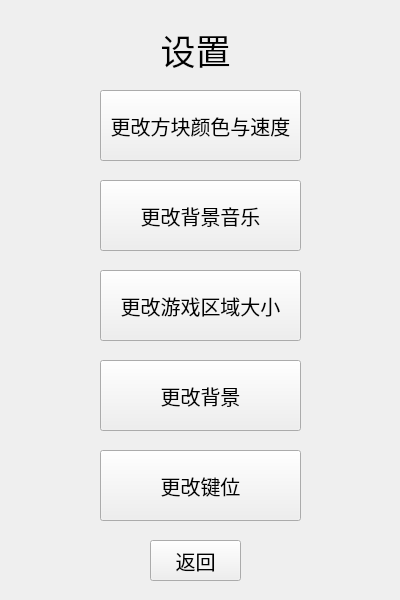
<?xml version="1.0" encoding="UTF-8"?>
<ui version="4.0">
 <class>Setting</class>
 <widget class="QWidget" name="Setting">
  <property name="geometry">
   <rect>
    <x>0</x>
    <y>0</y>
    <width>400</width>
    <height>600</height>
   </rect>
  </property>
  <property name="windowTitle">
   <string>Form</string>
  </property>
  <widget class="QLabel" name="label">
   <property name="geometry">
    <rect>
     <x>120</x>
     <y>20</y>
     <width>151</width>
     <height>61</height>
    </rect>
   </property>
   <property name="font">
    <font>
     <bold>false</bold>
    </font>
   </property>
   <property name="text">
    <string>&lt;html&gt;&lt;head/&gt;&lt;body&gt;&lt;p align=&quot;center&quot;&gt;&lt;span style=&quot; font-size:26pt;&quot;&gt;设置&lt;/span&gt;&lt;/p&gt;&lt;/body&gt;&lt;/html&gt;</string>
   </property>
  </widget>
  <widget class="QPushButton" name="changecolor">
   <property name="geometry">
    <rect>
     <x>100</x>
     <y>90</y>
     <width>201</width>
     <height>71</height>
    </rect>
   </property>
   <property name="font">
    <font>
     <pointsize>15</pointsize>
    </font>
   </property>
   <property name="text">
    <string>更改方块颜色与速度</string>
   </property>
  </widget>
  <widget class="QPushButton" name="changebgm">
   <property name="geometry">
    <rect>
     <x>100</x>
     <y>180</y>
     <width>201</width>
     <height>71</height>
    </rect>
   </property>
   <property name="font">
    <font>
     <pointsize>15</pointsize>
    </font>
   </property>
   <property name="text">
    <string>更改背景音乐</string>
   </property>
  </widget>
  <widget class="QPushButton" name="changeboard">
   <property name="geometry">
    <rect>
     <x>100</x>
     <y>270</y>
     <width>201</width>
     <height>71</height>
    </rect>
   </property>
   <property name="font">
    <font>
     <pointsize>15</pointsize>
    </font>
   </property>
   <property name="text">
    <string>更改游戏区域大小</string>
   </property>
  </widget>
  <widget class="QPushButton" name="changeback">
   <property name="geometry">
    <rect>
     <x>100</x>
     <y>360</y>
     <width>201</width>
     <height>71</height>
    </rect>
   </property>
   <property name="font">
    <font>
     <pointsize>15</pointsize>
    </font>
   </property>
   <property name="text">
    <string>更改背景</string>
   </property>
  </widget>
  <widget class="QPushButton" name="pushButton">
   <property name="geometry">
    <rect>
     <x>150</x>
     <y>540</y>
     <width>91</width>
     <height>41</height>
    </rect>
   </property>
   <property name="font">
    <font>
     <pointsize>15</pointsize>
    </font>
   </property>
   <property name="text">
    <string>返回</string>
   </property>
  </widget>
  <widget class="QPushButton" name="changekeyevent">
   <property name="geometry">
    <rect>
     <x>100</x>
     <y>450</y>
     <width>201</width>
     <height>71</height>
    </rect>
   </property>
   <property name="font">
    <font>
     <pointsize>15</pointsize>
    </font>
   </property>
   <property name="text">
    <string>更改键位</string>
   </property>
  </widget>
 </widget>
 <resources/>
 <connections/>
</ui>
